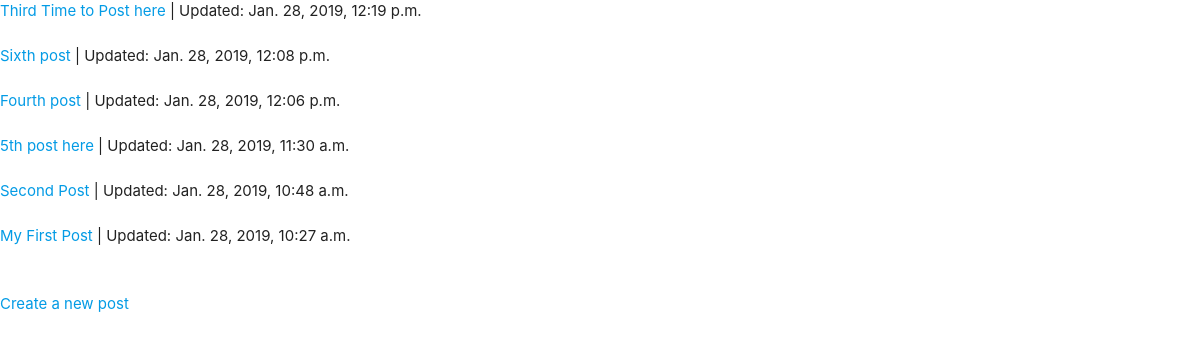
Before: / with the older database file.
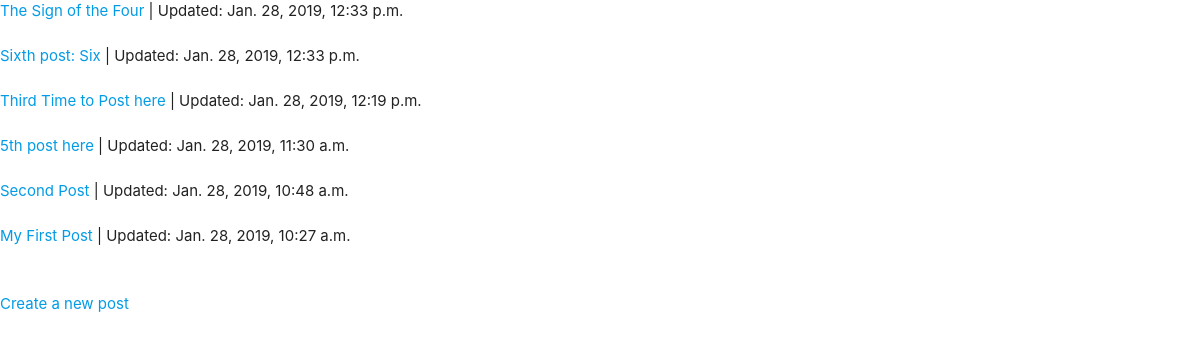
After: the same page with the newer database file.
### post/models.py (models this page shows, shortened)
class Post(models.Model):
	title = models.CharField(max_length=250)
	date_created = models.DateTimeField(default=timezone.now)
	date_updated = models.DateTimeField(null=True, auto_now=True)
	content = models.TextField()
	is_active = models.BooleanField(default=True)
	class Meta:
		verbose_name = "Post"
		verbose_name_plural = "Posts"

### post/views.py (the view)
# urls.py: path('', PostListView.as_view(), name='index'),
class PostListView(ListView):
    model = Post
    template_name = "post/index.html"
    context_object_name = 'posts'
    ordering = ['-date_updated']

### post/templates/post/index.html
{% extends "post/base.html" %}
{% block body %}
	{% for post in posts %}
		<a href="{% url 'post-detail' post.id %}">{{ post.title }}</a>
		| Updated: {{ post.date_updated }}
		<br><br>
	{% endfor %}
	<br>
	<a href="{% url 'post-create' %}">Create a new post</a>
{% endblock body %}

Changed rows visible on the page:
changed Post: title "Fourth post" → "The Sign of the Four"; date_updated "Jan. 28, 2019, 12:06 p.m." → "Jan. 28, 2019, 12:33 p.m."; moves up the list
changed Post: title "Sixth post" → "Sixth post: Six"; date_updated "Jan. 28, 2019, 12:08 p.m." → "Jan. 28, 2019, 12:33 p.m."; moves down the list
